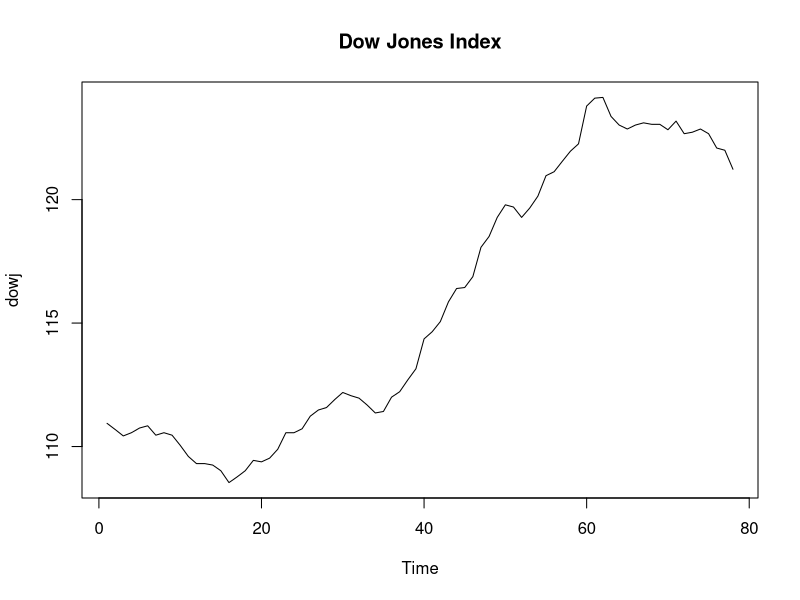
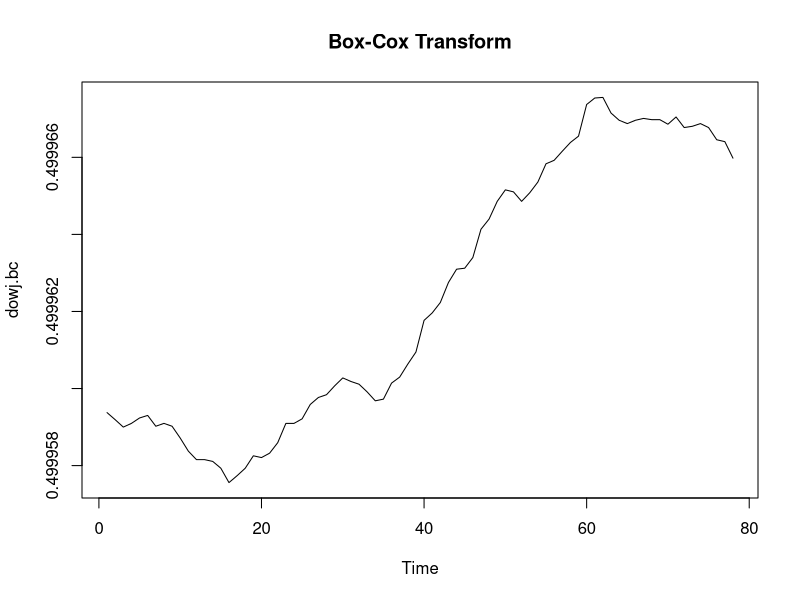
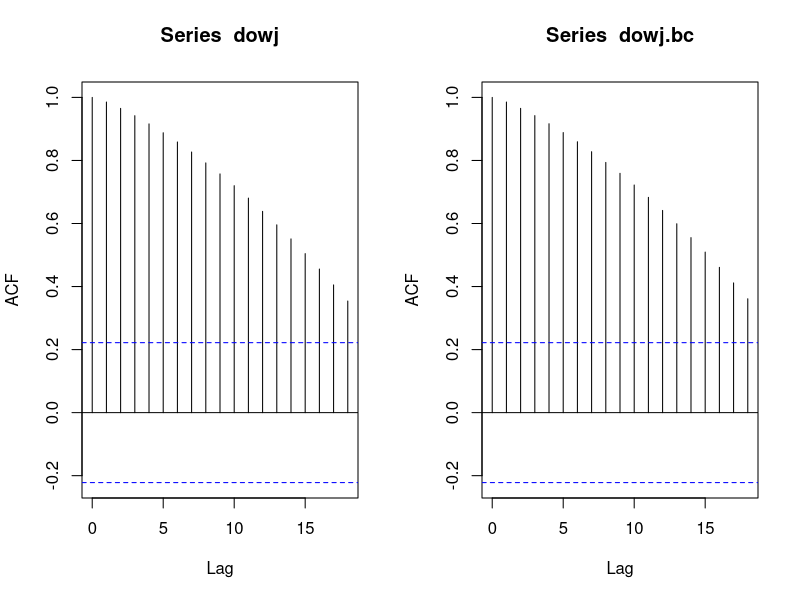
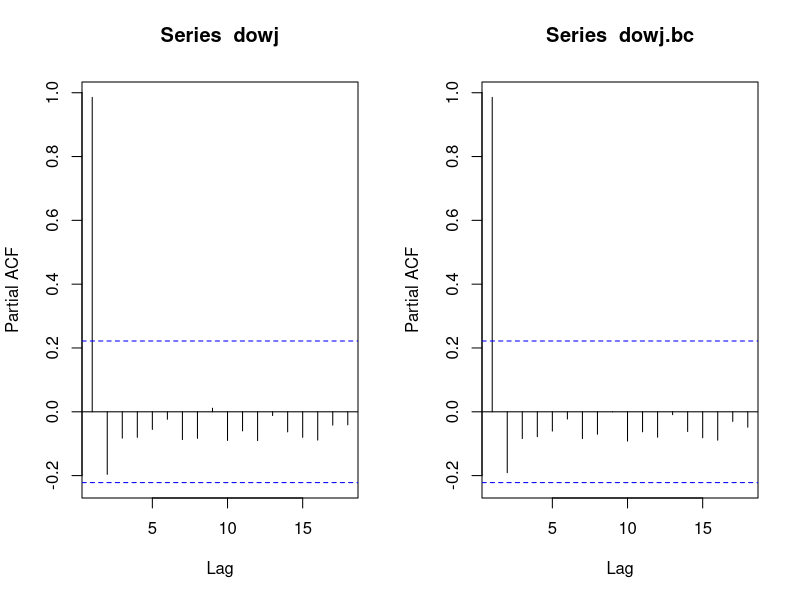
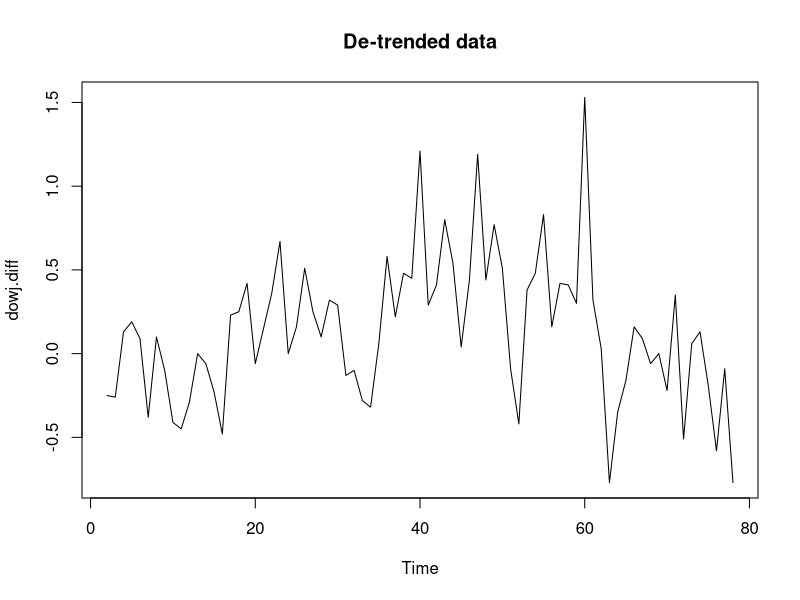
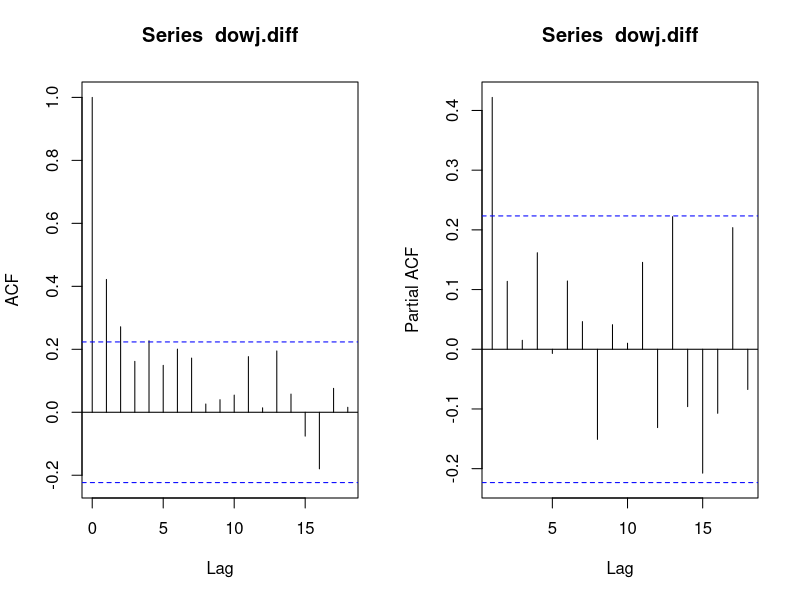
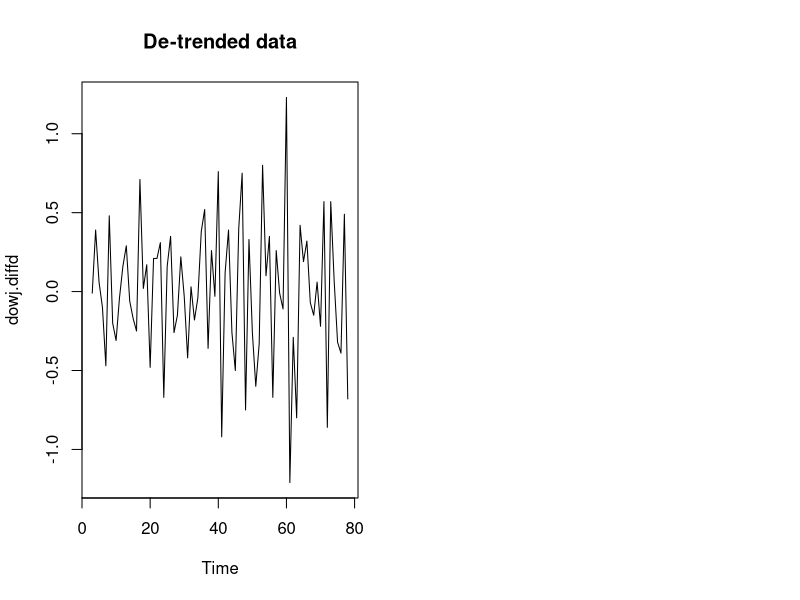
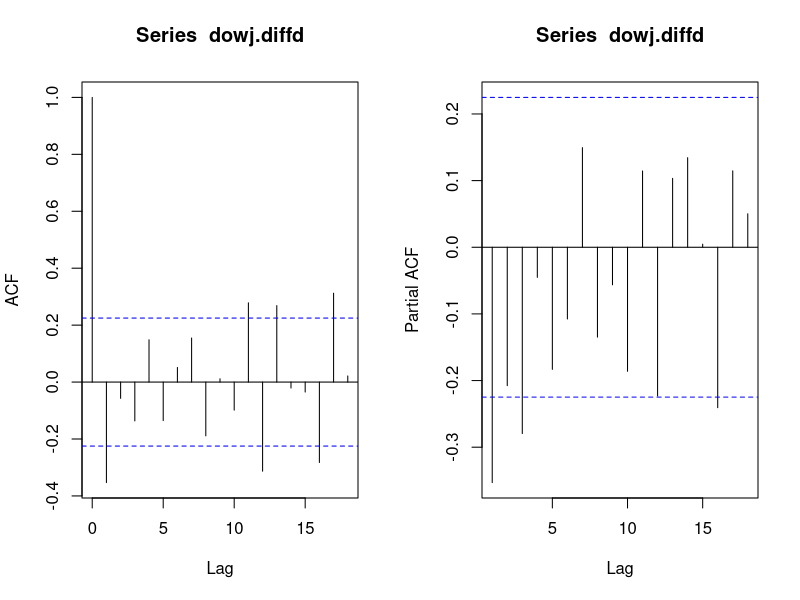

Reproduce these figures in R, in order.
## ---- chunk 1
knitr::opts_chunk$set(echo = TRUE)
## ---- chunk 2
library(MASS)
# Load data
dowj_data <- scan("dowj.txt")
## ---- chunk 3
dowj <- ts(dowj_data)
# Plot data
ts.plot(dowj,main = "Dow Jones Index")
t = 1:length(dowj)
bcTranform = boxcox(dowj~t, plotit=FALSE)
lambda = bcTranform$x[which(bcTranform$y==max(bcTranform$y))] 
dowj.bc = (1/lambda)*(dowj^lambda-1) 
ts.plot(dowj.bc,main="Box-Cox Transform")
## ---- chunk 4
op <- par(mfrow=c(1,2))
acf(dowj)
acf(dowj.bc)
pacf(dowj)
pacf(dowj.bc)
## ---- chunk 5
par(op)
dowj.diff <- diff(dowj,1)
ts.plot(dowj.diff, main = "De-trended data")
## ---- chunk 6
op <- par(mfrow=c(1,2)) 
acf(dowj.diff) 
pacf(dowj.diff)
## ---- chunk 7
var(dowj.diff)
## ---- chunk 8
dowj.diffd <- diff(dowj.diff,1) 
ts.plot(dowj.diffd, main = "De-trended data")
## ---- chunk 9
op <- par(mfrow=c(1,2)) 
acf(dowj.diffd) 
pacf(dowj.diffd)
## ---- chunk 10
var(dowj.diffd)
